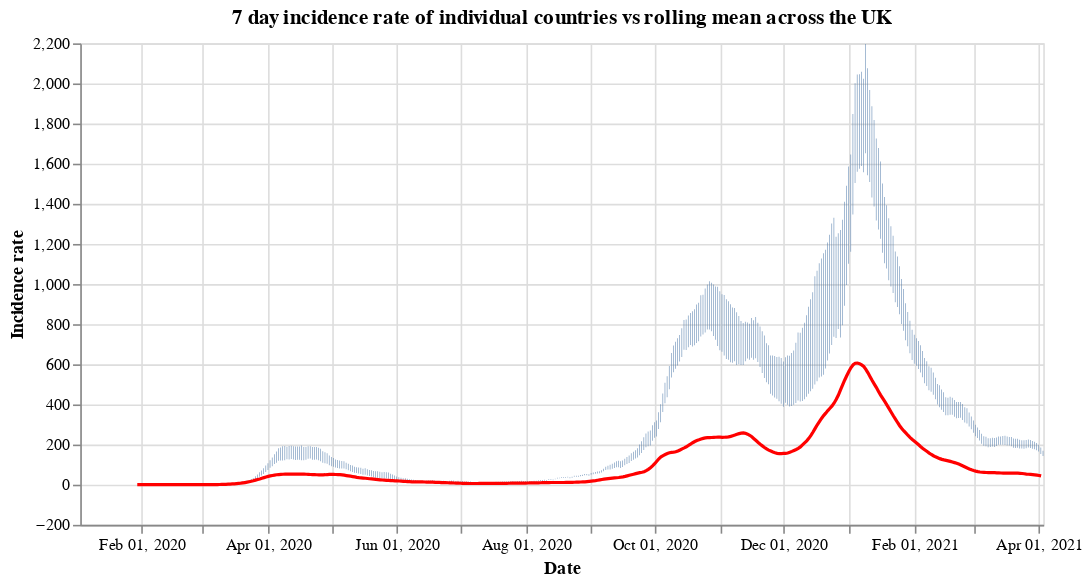

Source (notebook cell):
### Code cell
#collapse
countries = uk_cases['areaName'].unique()
countries.sort()

selection = alt.selection_single(
    name='Select',
    fields=['areaName'],
    init={'areaName': 'Wales'},
    bind={'areaName': alt.binding_select(options=countries)}
)

# scatter plot, modify opacity based on selection
bars = alt.Chart(uk_cases).mark_bar().add_selection(
    selection
).encode(
    x=alt.X("yearmonthdate(date):T", axis=alt.Axis(title='Date')),
    y=alt.Y("weeklyCasesRate:Q", axis=alt.Axis(title='Incidence rate')),
    tooltip='weeklyCasesRate:Q',
    opacity=alt.condition(selection, alt.value(1), alt.value(0))
).properties(title=f'7 day incidence rate of individual countries vs rolling mean across the UK', width=600)

line = alt.Chart(overview_cases).mark_line(
    color='red',
    size=2,
).transform_window(
    rolling_mean='mean(weeklyCasesRate)',
    frame=[0, 7]
).encode(
    x='yearmonthdate(date):T',
    y='rolling_mean:Q'
)

alt.layer(bars, line)

### Figure 1 — Vega-Lite specification as saved in the notebook (floating-point values rounded to 4 significant figures; data arrays with more than 128 entries replaced by an {"elided": "..."} marker saying what was removed)
{"config": {"view": {"continuousWidth": 400, "continuousHeight": 300}}, "layer": [{"data": {"name": "data-a3191132c42610c2fc4ec477e0a8c883"}, "mark": "bar", "encoding": {"opacity": {"condition": {"value": 1, "selection": "Select"}, "value": 0}, "tooltip": {"type": "quantitative", "field": "weeklyCasesRate"}, "x": {"type": "temporal", "axis": {"title": "Date"}, "field": "date", "timeUnit": "yearmonthdate"}, "y": {"type": "quantitative", "axis": {"title": "Incidence rate"}, "field": "weeklyCasesRate"}}, "selection": {"Select": {"type": "single", "fields": ["areaName"], "init": {"areaName": "Wales"}, "bind": {"areaName": {"input": "select", "options": ["England", "Northern Ireland", "Scotland", "Wales"]}}}}, "title": "7 day incidence rate of individual countries vs rolling mean across the UK", "width": 600}, {"data": {"name": "data-d8c4ee9d6b6c263e2b58088820595748"}, "mark": {"type": "line", "color": "red", "size": 2}, "encoding": {"x": {"type": "temporal", "field": "date", "timeUnit": "yearmonthdate"}, "y": {"type": "quantitative", "field": "rolling_mean"}}, "transform": [{"window": [{"op": "mean", "field": "weeklyCasesRate", "as": "rolling_mean"}], "frame": [0, 7]}]}], "$schema": "https://vega.github.io/schema/vega-lite/v4.8.1.json", "datasets": {"data-a3191132c42610c2fc4ec477e0a8c883": {"elided": "1824 records"}, "data-d8c4ee9d6b6c263e2b58088820595748": {"elided": "429 records"}}}
